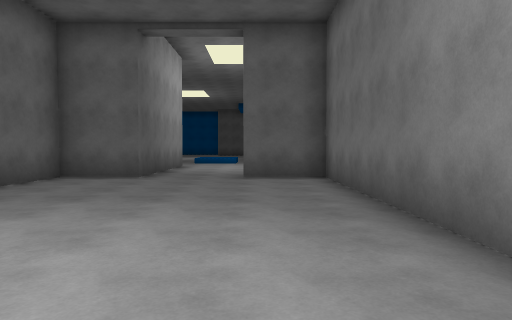
View 1 (above)

24 first-person views from a walk through a Unity game level. The camera is 1.3 m above the floor, tilts 2° down and sees 70° across. The floor is counted in squares, 2 m on a side. Each view is taken from the middle of a square. On the plan, view 1 faces up. The plan holds only what a view shows up to about 11 squares ahead; the rest is blank. The place goes on beyond the plan. The player character is not drawn.

View 2
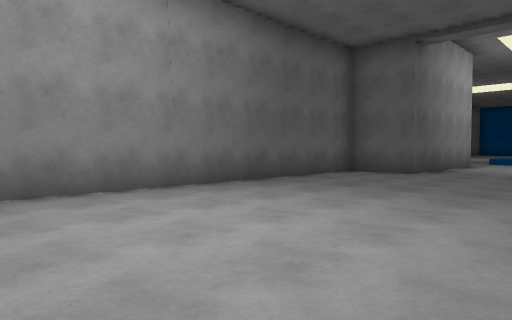

View 3
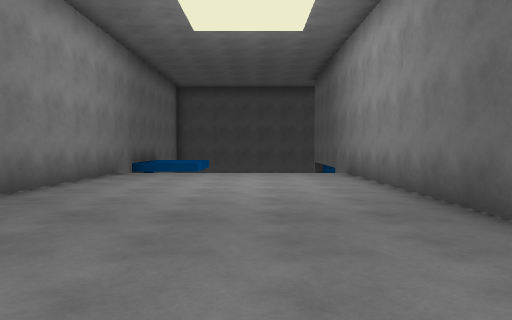

View 4
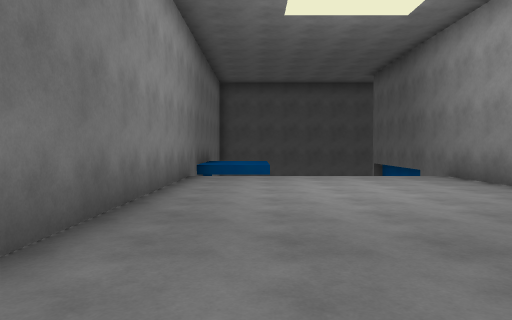

View 5
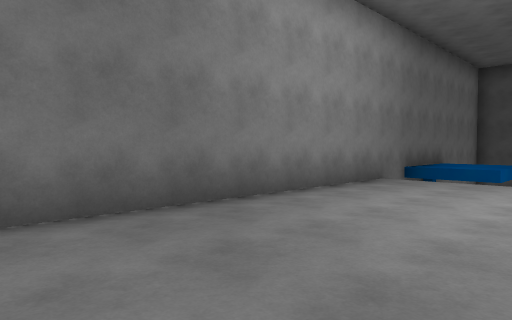

View 6
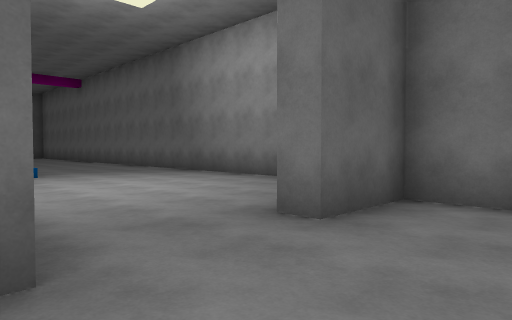

View 7
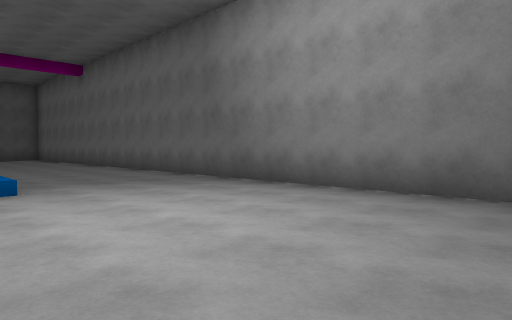

View 8
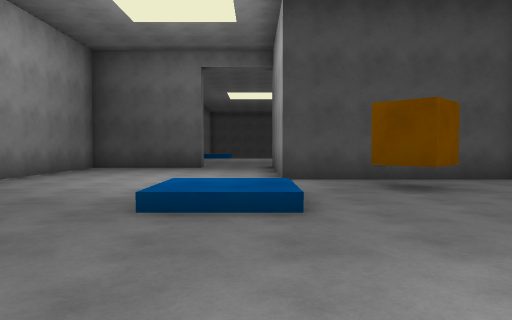

View 9
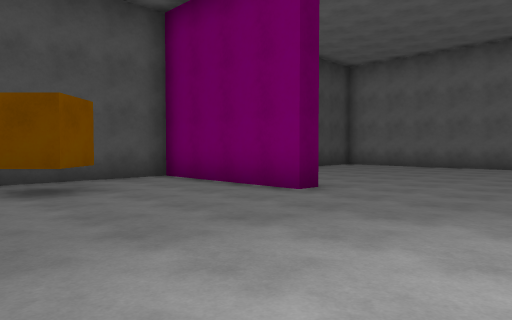

View 10
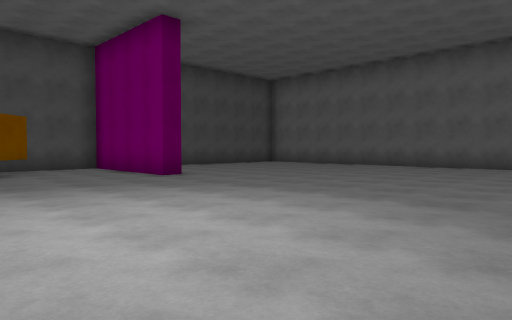

View 11
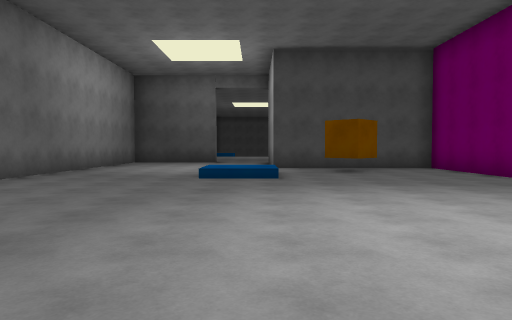

View 12
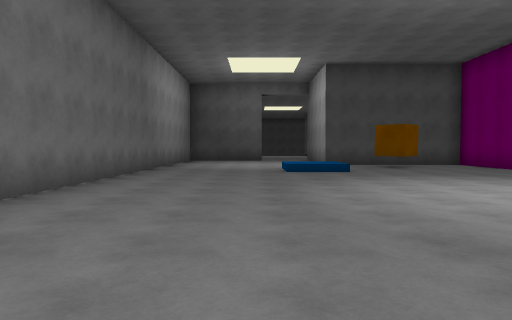

View 13
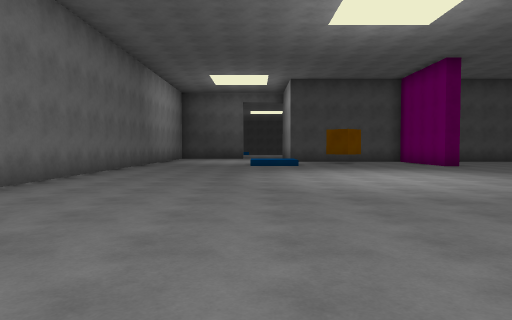

View 14
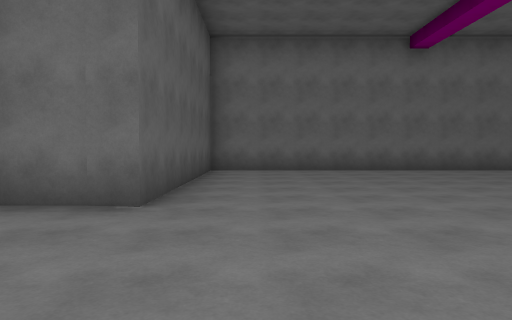

View 15
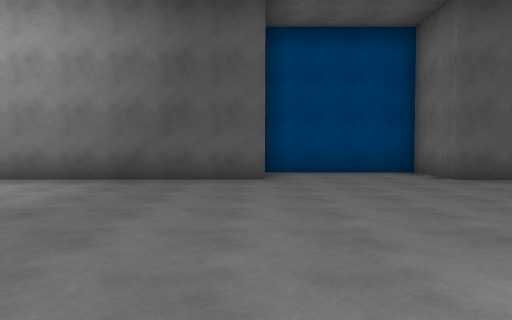

View 16
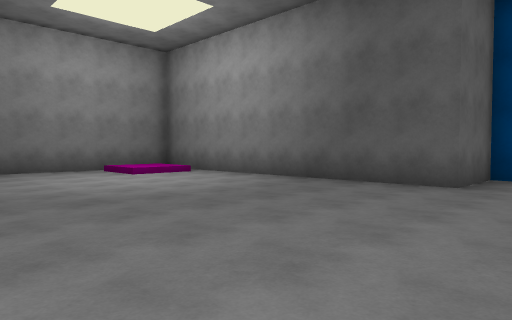

View 17
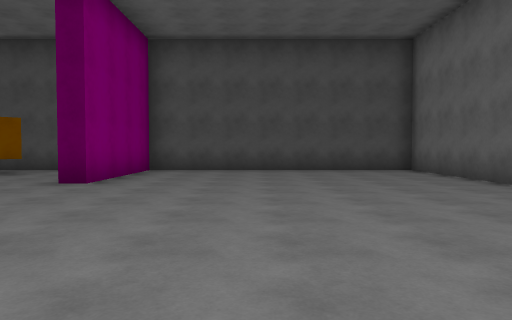

View 18
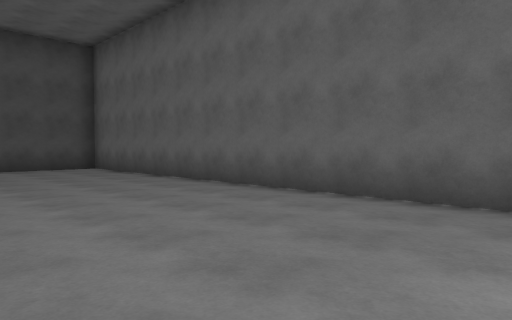

View 19
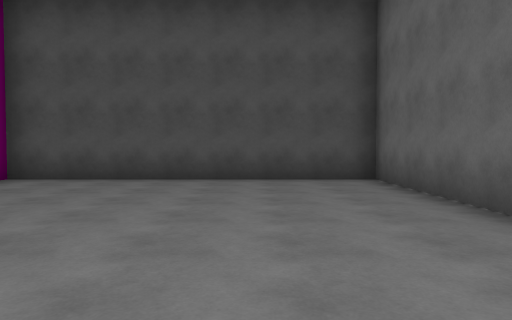

View 20
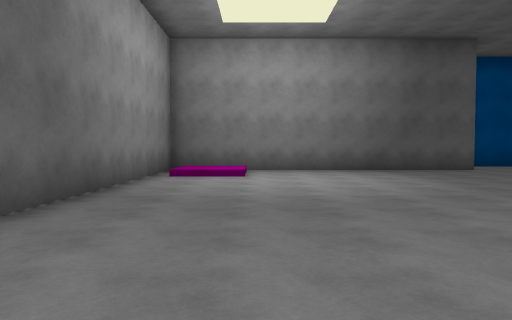

View 21
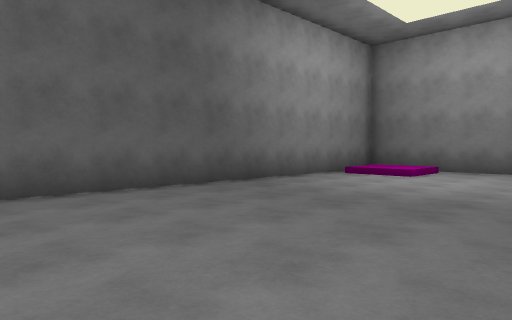

View 22
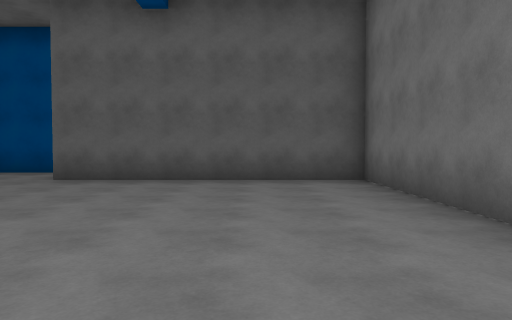

View 23
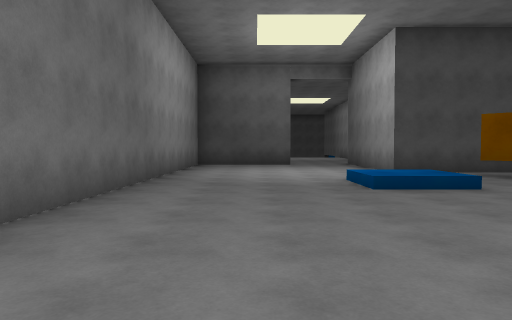

View 24
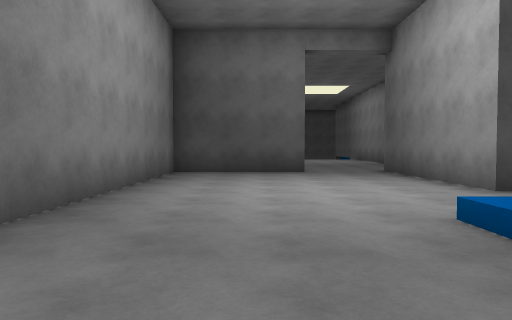

### Floor plan
Key: @ floor where view 1 was taken; # wall or solid block; . main floor; : floor 0.25 m higher than the main floor; + floor 0.5 m higher than the main floor; / step, stairs or slope; v drop or lower ground; C orange cube.
Columns run from 16 left of view 1 to 4 right of it. Each row starts with its distance up from view 1.
 32          #####
 31          #...#
 30  #########...########
 29 #...................#
 28 #/:.................#
 27 #//.................#
 26 #...................#
 25 #...................#
 24 #...................#
 23 #...................#
 22 #...................#
 21 #...................#
 20 #...................#
 19 #...................#
 18 #...................#
 17 #...................#
 16 #.......#.....+/....#
 15 #.......#.....+/....#
 14 #.......#..CC.......#
 13 #.......#...........#
 12 ##############......#
 11              #......#
 10              #......#
  9              #......#
  8            ###..#####
  7            #......#
  6            #......#
  5            #......#
  4            #......#
  3            #......#
  2            #......#
  1            #......#
  0            #....@.#
 -1            #......#
 -2            #v   vv#
 -3            #v   ++#
 -4            #      #

Where each view was taken, in squares from view 1:
view 1: 0 up, 0 right, facing up
view 2: 1 down, 1 right, facing up-left
view 3: 8 up, 2 left, facing down
view 4: 7 up, 0 right, facing down
view 5: 6 up, 2 left, facing down-right
view 6: 6 up, 3 left, facing up-right
view 7: 9 up, 2 left, facing up-right
view 8: 20 up, 2 left, facing down
view 9: 20 up, 3 left, facing down-left
view 10: 24 up, 3 left, facing down-left
view 11: 24 up, 2 left, facing down
view 12: 26 up, 0 right, facing down
view 13: 29 up, 1 left, facing down
view 14: 28 up, 7 left, facing right
view 15: 22 up, 7 left, facing up
view 16: 23 up, 5 left, facing up-left
view 17: 23 up, 11 left, facing down
view 18: 24 up, 11 left, facing down-left
view 19: 20 up, 13 left, facing down
view 20: 19 up, 13 left, facing up
view 21: 19 up, 10 left, facing up-left
view 22: 22 up, 1 right, facing up
view 23: 22 up, 1 right, facing down
view 24: 18 up, 1 right, facing down
